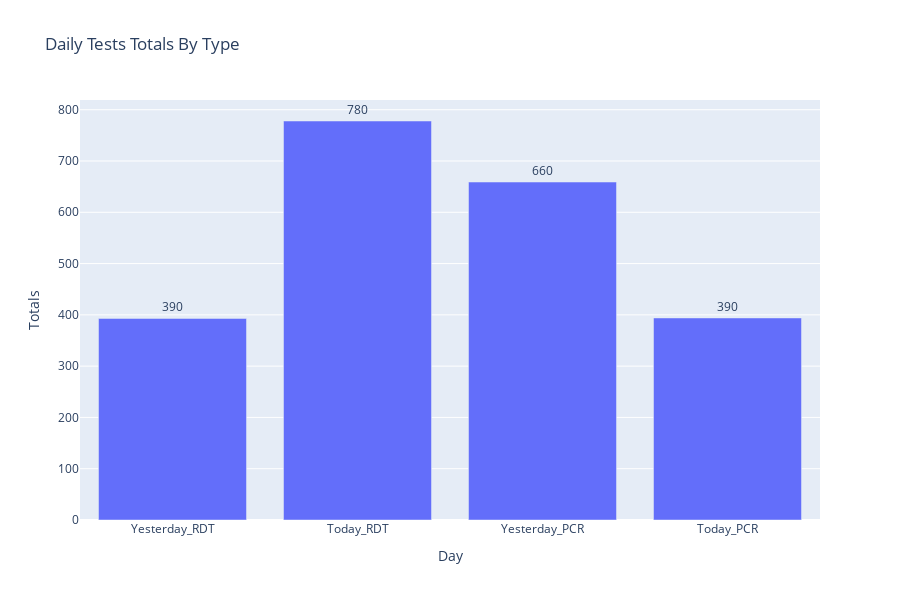

Notebook code cell kept with this figure:
### Code cell
import plotly.express as px
idf = idf
fig = px.bar(testsdf, x='Day', y='Totals', title='Daily Tests Totals By Type', text='Totals', height=600)
fig.update_traces(texttemplate='%{text:.2s}', textposition='outside')
fig.update_layout(uniformtext_minsize=8, uniformtext_mode='hide')
fig.show()

### Figure 1 — Plotly figure (JSON) as saved in the notebook; plotly's stock layout.template omitted (floating-point values rounded to 4 significant figures)
{"data": [{"alignmentgroup": "True", "hovertemplate": "Day=%{x}<br>Totals=%{text}<extra></extra>", "legendgroup": "", "marker": {"color": "#636efa"}, "name": "", "offsetgroup": "", "orientation": "v", "showlegend": false, "text": [393, 778, 659, 394], "textposition": "outside", "texttemplate": "%{text:.2s}", "type": "bar", "x": ["Yesterday_RDT", "Today_RDT", "Yesterday_PCR", "Today_PCR"], "xaxis": "x", "y": [393, 778, 659, 394], "yaxis": "y"}], "layout": {"barmode": "relative", "height": 600, "legend": {"tracegroupgap": 0}, "title": {"text": "Daily Tests Totals By Type"}, "uniformtext": {"minsize": 8, "mode": "hide"}, "xaxis": {"anchor": "y", "domain": [0, 1], "title": {"text": "Day"}}, "yaxis": {"anchor": "x", "domain": [0, 1], "title": {"text": "Totals"}}}}
